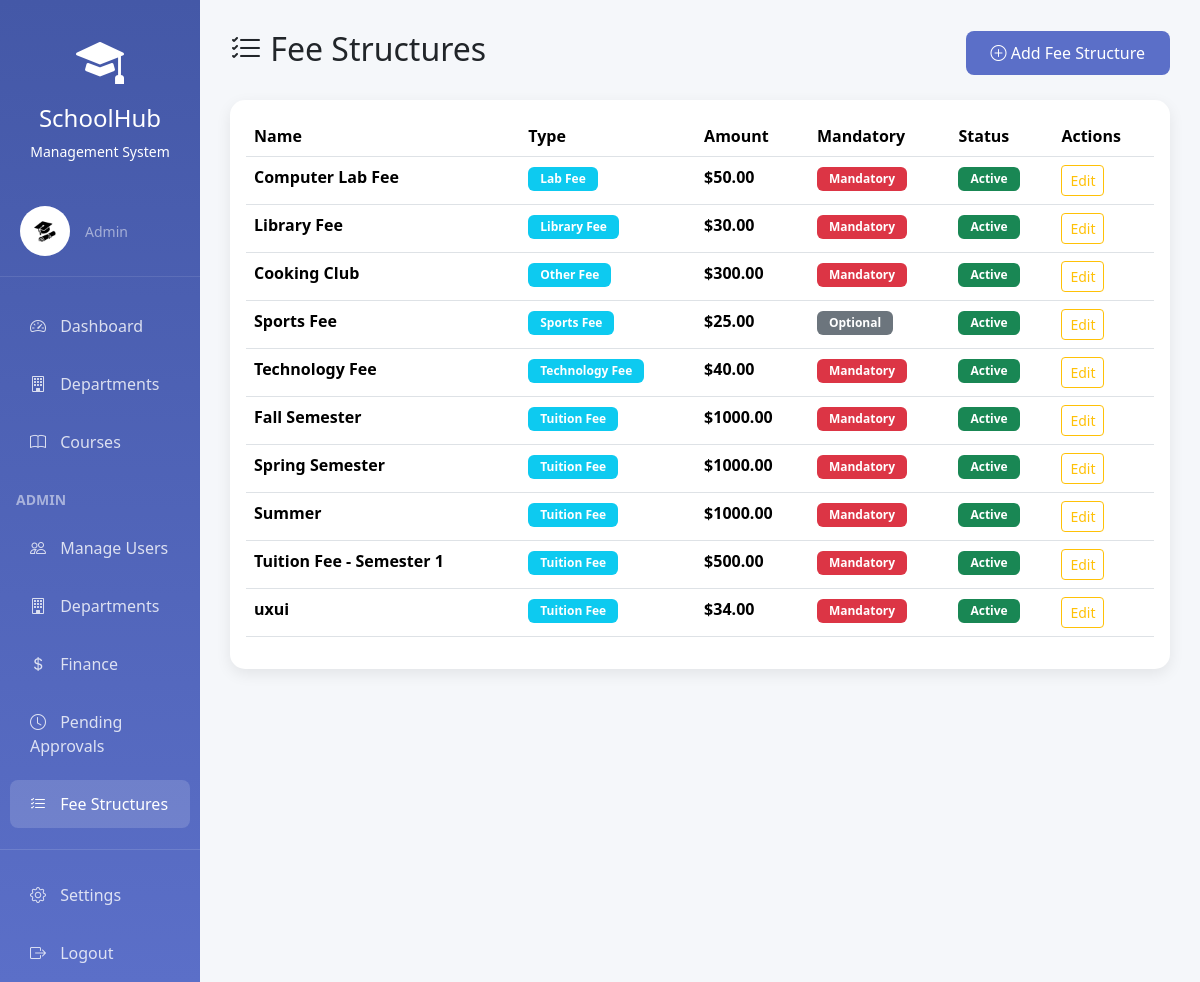
Screenshot of /finance/fee-structures/ (signed in) with the database file from the repository.
### accounts/models.py (models this page shows, shortened)
class User(AbstractUser):
    USER_TYPE_CHOICES = (
        ('admin', 'Admin'),
        ('teacher', 'Teacher'),
        ('student', 'Student'),
    )
    user_type = models.CharField(max_length=10, choices=USER_TYPE_CHOICES, default='student')
    phone_number = models.CharField(max_length=15, blank=True, null=True)
    address = models.TextField(blank=True, null=True)
    date_of_birth = models.DateField(blank=True, null=True)
    profile_picture = models.ImageField(upload_to='profiles/', blank=True, null=True)
    is_approved = models.BooleanField(default=False, help_text='Admin must approve new accounts')
    student_id = models.CharField(max_length=20, blank=True, null=True, unique=True)
    enrollment_date = models.DateField(blank=True, null=True)
    department = models.ForeignKey('academics.Department', on_delete=models.SET_NULL,
                                   null=True, blank=True, related_name='students')
    major = models.ForeignKey('academics.Major', on_delete=models.SET_NULL,
                              null=True, blank=True, related_name='students')
    teacher_id = models.CharField(max_length=20, blank=True, null=True, unique=True)
    hire_date = models.DateField(blank=True, null=True)
    teacher_department = models.ForeignKey('academics.Department', on_delete=models.SET_NULL,
                                          null=True, blank=True, related_name='teachers')
    teaching_majors = models.ManyToManyField('academics.Major', blank=True,
                                             related_name='teachers')
    class Meta:
        ordering = ['username']
    @property
    def is_admin(self):
        return self.user_type == 'admin'
    @property
    def is_student(self):
        return self.user_type == 'student'

### finance/models.py (models this page shows, shortened)
class FeeStructure(models.Model):
    FEE_TYPE_CHOICES = (
        ('tuition', 'Tuition Fee'),
        ('lab', 'Lab Fee'),
        ('library', 'Library Fee'),
        ('sports', 'Sports Fee'),
        ('technology', 'Technology Fee'),
        ('other', 'Other Fee'),
    )
    name = models.CharField(max_length=200)
    fee_type = models.CharField(max_length=20, choices=FEE_TYPE_CHOICES)
    amount = models.DecimalField(max_digits=10, decimal_places=2,
                                 validators=[MinValueValidator(0)])
    description = models.TextField(blank=True)
    is_mandatory = models.BooleanField(default=True)
    is_active = models.BooleanField(default=True)
    created_at = models.DateTimeField(auto_now_add=True)
    class Meta:
        ordering = ['fee_type', 'name']

### finance/views.py (the view)
# urls.py: path('fee-structures/', views.fee_structure_list, name='fee_structure_list'),
@user_passes_test(admin_required)
def fee_structure_list(request):
    fee_structures = FeeStructure.objects.all()
    return render(request, 'finance/fee_structure_list.html', {
        'fee_structures': fee_structures
    })

### finance/views.py (called while the page is built)
def admin_required(user):
    return user.is_authenticated and user.is_admin

### finance/templates/finance/fee_structure_list.html (shortened to what this page needs)
{% extends 'base.html' %}
{% block content %}
<div class="d-flex justify-content-between align-items-center mb-4">
    <h2><i class="bi bi-list-check"></i> Fee Structures</h2>
    <a href="{% url 'finance:fee_structure_create' %}" class="btn btn-primary">
        <i class="bi bi-plus-circle"></i> Add Fee Structure
    </a>
</div>
<div class="card">
    <div class="card-body">
        <div class="table-responsive">
            <table class="table table-hover">
                <thead>
                    <tr>
                        <th>Name</th>
                        <th>Type</th>
                        <th>Amount</th>
                        <th>Mandatory</th>
                        <th>Status</th>
                        <th>Actions</th>
                    </tr>
                </thead>
                <tbody>
                    {% for fee in fee_structures %}
                    <tr>
                        <td><strong>{{ fee.name }}</strong></td>
                        <td><span class="badge bg-info">{{ fee.get_fee_type_display }}</span></td>
                        <td><strong>${{ fee.amount }}</strong></td>
                        <td>
                            {% if fee.is_mandatory %}
                            <span class="badge bg-danger">Mandatory</span>
                            {% else %}
                            <span class="badge bg-secondary">Optional</span>
                            {% endif %}
                        </td>
                        <td>
                            {% if fee.is_active %}
                            <span class="badge bg-success">Active</span>
                            {% else %}
                            <span class="badge bg-secondary">Inactive</span>
                            {% endif %}
                        </td>
                        <td>
                            <a href="{% url 'finance:fee_structure_update' fee.id %}" class="btn btn-sm btn-outline-warning">Edit</a>
                        </td>
                    </tr>
                    {% empty %}
                    <tr>
                        <td colspan="6" class="text-center text-muted py-4">No fee structures found</td>
                    </tr>
                    {% endfor %}
                </tbody>
            </table>
        </div>
    </div>
</div>
{% endblock %}

### templates/base.html (shortened to what this page needs)
<!DOCTYPE html>
<html lang="en">
<head>
    <link href="https://cdn.jsdelivr.net/npm/bootstrap@5.3.2/dist/css/bootstrap.min.css" rel="stylesheet">
    <link rel="stylesheet" href="https://cdn.jsdelivr.net/npm/bootstrap-icons@1.11.2/font/bootstrap-icons.css">
</head>
<body>
    {% if user.is_authenticated %}
    <div class="container-fluid">
        <div class="row">
            <div class="col-md-2 sidebar">
                <div class="text-center py-4">
                    <i class="bi bi-mortarboard-fill" style="font-size: 3rem;"></i>
                    <h4 class="mt-2">SchoolHub</h4>
                    <p class="small mb-0">Management System</p>
                </div>
                <div class="user-section d-flex align-items-center">
                    <div class="user-avatar">
                        {% if user.profile_picture %}
                        <img src="{{ user.profile_picture.url }}" alt="{{ user.get_full_name }}" style="width: 50px; height: 50px; border-radius: 50%; object-fit: cover;">
                        {% else %}
                        <i class="bi bi-person-circle"></i>
                        {% endif %}
                    </div>
                    <div>
                        <small class="text-white-50">{{ user.get_user_type_display }}</small>
                    </div>
                </div>
                <nav class="nav flex-column">
                    <a class="nav-link {% if request.path == '/accounts/dashboard/' %}active{% endif %}" href="{% url 'accounts:dashboard' %}">
                        <i class="bi bi-speedometer2"></i> Dashboard
                    </a>
                    {% if user.is_admin %}
                    <a class="nav-link {% if '/academics/departments' in request.path %}active{% endif %}" href="{% url 'academics:department_list' %}">
                        <i class="bi bi-building"></i> Departments
                    </a>
                    {% endif %}
                    {% if user.is_admin or user.is_teacher %}
                    <a class="nav-link {% if '/academics/courses/' in request.path %}active{% endif %}" href="{% url 'academics:course_list' %}">
                        <i class="bi bi-book"></i> Courses
                    </a>
                    {% endif %}
                    {% if user.is_admin %}
                    <div class="mt-3 mb-2 px-3">
                        <small class="text-white-50 fw-bold">ADMIN</small>
                    </div>
                    <a class="nav-link {% if '/accounts/users' in request.path %}active{% endif %}" href="{% url 'accounts:user_list' %}">
                        <i class="bi bi-people"></i> Manage Users
                    </a>
                    <a class="nav-link {% if '/accounts/departments' in request.path %}active{% endif %}" href="{% url 'academics:department_list' %}">
                        <i class="bi bi-building"></i> Departments
                    </a>
                    <a class="nav-link {% if '/finance/dashboard' in request.path or '/finance/payments' in request.path %}active{% endif %}" href="{% url 'finance:finance_dashboard' %}">
                        <i class="bi bi-currency-dollar"></i> Finance
                    </a>
                    <a class="nav-link {% if '/finance/payments/pending' in request.path %}active{% endif %}" href="{% url 'finance:pending_payments' %}">
                        <i class="bi bi-clock"></i> Pending Approvals
                    </a>
                    <a class="nav-link {% if '/finance/fee-structures' in request.path %}active{% endif %}" href="{% url 'finance:fee_structure_list' %}">
                        <i class="bi bi-list-check"></i> Fee Structures
                    </a>
                    {% endif %}
                    <hr class="text-white-50">
                    <a class="nav-link {% if '/accounts/settings' in request.path %}active{% endif %}" href="{% url 'accounts:profile_settings' %}">
                        <i class="bi bi-gear"></i> Settings
                    </a>
                    <a class="nav-link" href="{% url 'accounts:logout' %}">
                        <i class="bi bi-box-arrow-right"></i> Logout
                    </a>
                </nav>
            </div>
            <div class="col-md-10 main-content">
                {% block content %}{% endblock %}
            </div>
        </div>
    </div>
    {% else %}
        {% block auth_content %}{% endblock %}
    {% endif %}
</body>
</html>

### templates/base.html (style rules this page uses)
:root { --primary-color: #5b6fc8; --secondary-color: #00c853; --accent-color: #ffa726; --danger-color: #ef5350; }
body { font-family: 'Segoe UI', Tahoma, Geneva, Verdana, sans-serif; background: linear-gradient(135deg, #667eea 0%, #764ba2 100%); min-height: 100vh; }
.sidebar { min-height: 100vh; background: linear-gradient(180deg, #4458a7 0%, #5b6fc8 100%); color: white; padding: 0; box-shadow: 2px 0 10px rgba(0,0,0,0.1); }
.sidebar .nav-link { color: rgba(255,255,255,0.8); padding: 12px 20px; margin: 5px 10px; border-radius: 8px; transition: all 0.3s ease; }
.sidebar .nav-link:hover, .sidebar .nav-link.active { background: rgba(255,255,255,0.15); color: white; }
.sidebar .nav-link i { margin-right: 10px; width: 20px; }
.main-content { padding: 30px; background: #f5f7fa; min-height: 100vh; }
.card { border: none; border-radius: 15px; box-shadow: 0 5px 15px rgba(0,0,0,0.08); margin-bottom: 20px; }
.btn-primary { background: var(--primary-color); border: none; padding: 10px 25px; border-radius: 8px; }
.table { background: white; }
.badge { padding: 6px 12px; border-radius: 6px; }
.user-section { padding: 20px; border-bottom: 1px solid rgba(255,255,255,0.1); margin-bottom: 20px; }
.user-avatar { width: 50px; height: 50px; border-radius: 50%; background: rgba(255,255,255,0.2); display: flex; align-items: center; justify-content: center; font-size: 24px; margin-right: 15px; }

### rows the page displays
User: profile_picture (picture), user_type "Admin"
FeeStructure: name "Computer Lab Fee", fee_type "Lab Fee", amount "50.00", is_mandatory "Mandatory", is_active "Active"
FeeStructure: name "Library Fee", fee_type "Library Fee", amount "30.00", is_mandatory "Mandatory", is_active "Active"
FeeStructure: name "Cooking Club", fee_type "Other Fee", amount "300.00", is_mandatory "Mandatory", is_active "Active"
FeeStructure: name "Sports Fee", fee_type "Sports Fee", amount "25.00", is_mandatory "Optional", is_active "Active"
FeeStructure: name "Technology Fee", fee_type "Technology Fee", amount "40.00", is_mandatory "Mandatory", is_active "Active"
FeeStructure: name "Fall Semester", fee_type "Tuition Fee", amount "1000.00", is_mandatory "Mandatory", is_active "Active"
FeeStructure: name "Spring Semester", fee_type "Tuition Fee", amount "1000.00", is_mandatory "Mandatory", is_active "Active"
FeeStructure: name "Summer", fee_type "Tuition Fee", amount "1000.00", is_mandatory "Mandatory", is_active "Active"
FeeStructure: name "Tuition Fee - Semester 1", fee_type "Tuition Fee", amount "500.00", is_mandatory "Mandatory", is_active "Active"
FeeStructure: name "uxui", fee_type "Tuition Fee", amount "34.00", is_mandatory "Mandatory", is_active "Active"
